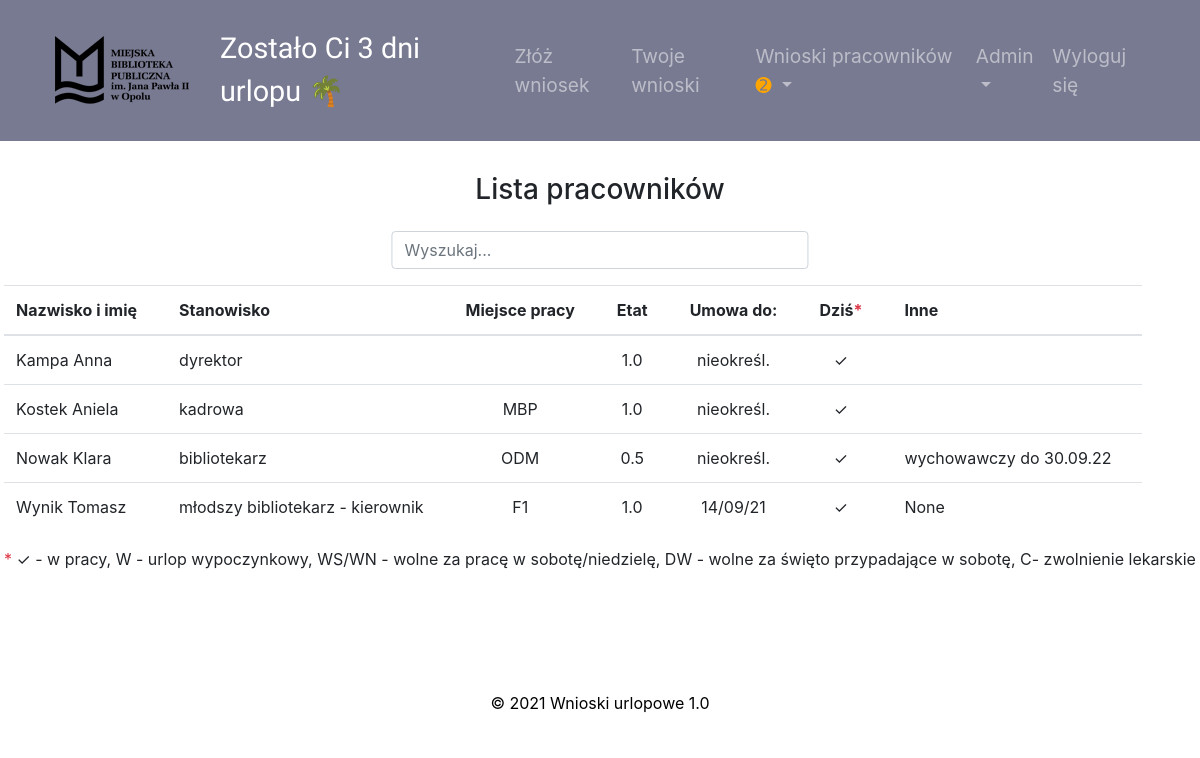
Screenshot of /employees_list (signed in) with the database file from the repository.
### main.py (models this page shows, shortened)
class Employee(UserMixin, db.Model):
    __tablename__ = "employees"
    id = db.Column(db.Integer, primary_key=True)
    name = db.Column(db.String(50), unique=False, nullable=False)
    login = db.Column(db.String(10), unique=True, nullable=False)
    password = db.Column(db.String(100))
    position = db.Column(db.String(50), unique=False)
    position_info = db.Column(db.String(20))
    work_place = db.Column(db.String)
    is_manager = db.Column(db.String(3), nullable=False)
    is_topmanager = db.Column(db.String(3), nullable=False)
    work_time = db.Column(db.Float, unique=False, nullable=False)
    email = db.Column(db.String)
    days_off = db.Column(db.Integer, nullable=False)
    annual_days_off = db.Column(db.Integer)
    contract_end = db.Column(db.String)
    requests = relationship("Request", back_populates="author")
    sickleaves = relationship("SickLeave", back_populates="person")
    manager_id = db.Column(db.Integer, db.ForeignKey("employees.id"))
    manager = relationship("Employee", backref='subordinates', remote_side="Employee.id")
    today_note = db.Column(db.String(20))
    additional_info = db.Column(db.String)

### main.py (the view)
@app.route("/employees_list")
@login_required
def employees_list():
    all_employees = Employee.query.order_by(Employee.name).all()
    employee_to_search = Employee.query.get(current_user.id)
    employees_requests_received = db.session.query(Request).filter(
        Request.send_to_person == employee_to_search.name).filter(Request.status == "oczekujący")
    request_list = len(employees_requests_received.all())
    today = date.today().strftime("%d/%m/%y")
    today_requests = db.session.query(Request).filter(Request.start_date <= today).filter(Request.end_date >= today)
    today_sickleaves = db.session.query(SickLeave).filter(SickLeave.start_date <= today).filter(
        SickLeave.end_date >= today)
    for employee in all_employees:
        todays = db.session.query(SickLeave).filter(SickLeave.start_date <= today).filter(
            SickLeave.end_date >= today).filter(SickLeave.person_id == employee.id).all()
        todayr = db.session.query(Request).filter(Request.start_date <= today).filter(Request.end_date >= today).filter(
            Request.status != "odrzucony").filter(Request.author_id == employee.id).all()
        if len(todays) != 0:
            employee.today_note = "C"
        elif len(todayr) != 0:
            for tr in todayr:
                temporary_list2 = []
                temporary_list2.append(tr.type)
                employee.today_note = temporary_list2[0]
        else:
            employee.today_note = "✓"
    return render_template("employees_list.html", request_list=request_list, today_sickleaves=today_sickleaves,
                           today_requests=today_requests, all_employees=all_employees)

### main.py (called while the page is built)
@login_manager.user_loader
def load_user(employee_id):
    return Employee.query.get(int(employee_id))

### templates/employees_list.html
{% include 'header.html' %}
<section class="page-section">
    <div class="requests">
        <div>
            <h3 class="table-title">Lista pracowników</h3>
            <input class="form-control search" id="myInput1" type="text" placeholder="Wyszukaj...">
        </div>
        <table class="table js-serial table-responsive empl_table" id="present">
            <thead>
            <tr>
                <th scope="col">Nazwisko i imię</th>
                <th scope="col">Stanowisko</th>
                <th scope="col">Miejsce pracy</th>
                <th scope="col" class="text-center">Etat</th>
                <th scope="col" class="text-center">Umowa do:</th>
                <th scope="col" class="text-center">Dziś<span class="text-danger">*</span></th>
                <th scope="col">Inne</th>
            </tr>
            </thead>
            <tbody id="myTable1">
                {% for employee in all_employees %}
            <tr>
                <td>{{ employee.name }}</td>
                <td>{{ employee.position }}</td>
                <td class="text-center">{{ employee.work_place}}</td>
                <td class="text-center">{{ employee.work_time }}</td>
                <td class="text-center">{{ employee.contract_end }}</td>
                <td class="text-center">{{ employee.today_note}} </td>
                <td> {{ employee.additional_info }}</td>
            </tr>
            {% endfor %}
            </tbody>
        </table>
        <span class="text-danger">*</span> ✓ - w pracy, W - urlop wypoczynkowy, WS/WN - wolne za pracę w
        sobotę/niedzielę, DW - wolne za święto przypadające w sobotę, C- zwolnienie lekarskie
    </div>
</section>
{% include 'footer.html' %}

### templates/header.html (shortened to what this page needs)
<!DOCTYPE html>
<html lang="pl">
<head>
    <link rel="stylesheet" href="https://maxcdn.bootstrapcdn.com/bootstrap/4.0.0/css/bootstrap.min.css"
>
    <link rel="stylesheet" href="https://cdnjs.cloudflare.com/ajax/libs/bootstrap-datepicker/1.9.0/css/bootstrap-datepicker.min.css"/>
    <link rel="stylesheet" href="./static/style.css" >
</head>
<body>
    <nav class="navbar position-sticky top-0 navbar-expand-lg navbar-dark w-100">
<div class="container-fluid">
        <a href="{{url_for('main')}}" class="navbar-brand ml-1" id="nav_urlop"><img src="/static/mbp_logo.png" class="d-inline-block align-center"  style="padding-right: 15px;"></a><p class="info"> {%if current_user.is_authenticated%} Zostało Ci {{current_user.days_off}} {% if current_user.work_time<1 %}godz. {%else%} dni  {%endif%}urlopu <span class="palm">🌴</span> {%endif%}</p>
        <div class="collapse navbar-collapse" id="navbarSupportedContent">
        <ul class="navbar-nav ml-auto">
            {% if current_user.position != "dyrektor"%}
                 <li class="nav-item">
                <a class="nav-link link-hide" href="{{url_for('main')}}">Złóż wniosek</a>
            </li>
            <li class="nav-item">
                <a class="nav-link link-hide" href="{{url_for('my_requests')}}">Twoje wnioski</a>
            </li>
            {% endif %}
            {% if current_user.is_manager == "TAK" %}
              <li class="nav-item dropdown">
      <a class="nav-link dropdown-toggle" href="{{url_for('employees_requests')}}" id="navbardrop" data-toggle="dropdown">
        Wnioski pracowników
          <span style='color:orange;'>
              {% if not request_list or request_list==0 %}
              {% else%}
              {% if request_list ==1  %}➊
              {% elif request_list ==2 %} ➋
              {% elif request_list ==3 %} ➌
              {% elif request_list ==4 %} ➍
              {% elif request_list ==5 %} ➎
              {% elif request_list ==6 %} ➏
              {% elif request_list ==7 %} ➐
              {% elif request_list ==8 %} ➑
              {% elif request_list ==9 %} ➒
              {% elif request_list ==10 %} ➓
              {% elif request_list >10 %} ➓+
              {% endif %}
              {% endif %}
          </span>
      </a>
    </li>
{% endif %}
            {% if current_user.login in ["wynik", "kostek"] %}
                     <li class="nav-item dropdown">
      <a class="nav-link dropdown-toggle" href="{{url_for('admin_site')}}" id="navbardrop2" data-toggle="dropdown">
        Admin</a>
    </li>
           {% endif %}
            <li class="nav-item">
                <a class="nav-link link-hide" href="{{url_for('logout')}}">Wyloguj się</a>
            </li>
        </ul>
        </div>
    </div>
    </nav>

### static/style.css (style rules this page uses)
.page-section { display: -webkit-box; display: -ms-flexbox; display: flex; -webkit-box-pack: center; -ms-flex-pack: center; justify-content: center; scroll-padding-top: 200px; margin-top: 2rem; padding-bottom: 5rem; }
.requests { position: relative; max-width: 100%; }
.table-title { margin-bottom: 1.5rem; text-align: center; }
input.search, input.search1 { position: relative; left: 50%; -webkit-transform: translateX(-50%); transform: translateX(-50%); width: 35%; margin-bottom: 16px; }
.navbar { background-color: #787A91; padding: 1% 3%; z-index: 1; }
.navbar-brand { font-size: 1.5rem; }
.info { font-size: 1.8rem; font-family: 'Signika Negative', sans-serif; color: #fff; margin-top: 15px; }
.nav-link { font-size: 1.2rem; }
@media (min-width: 360px) { .page-section { scroll-padding-top: 160px; } }
@media (min-width: 992px) { .page-section { scroll-padding-top: 150px; } }
.empl_table > thead > tr > th { padding-right: 30px; }
.empl_table > tbody > tr > td { padding-right: 30px; }

### rows the page displays
Employee: days_off "3", name "Wynik Tomasz", position "młodszy bibliotekarz - kierownik", work_place "F1", work_time "1.0", contract_end "14/09/21", today_note "✓", additional_info "None"
Employee: name "Kampa Anna", position "dyrektor", work_time "1.0", contract_end "nieokreśl.", today_note "✓"
Employee: name "Kostek Aniela", position "kadrowa", work_place "MBP", work_time "1.0", contract_end "nieokreśl.", today_note "✓"
Employee: name "Nowak Klara", position "bibliotekarz", work_place "ODM", work_time "0.5", contract_end "nieokreśl.", today_note "✓", additional_info "wychowawczy do 30.09.22"
